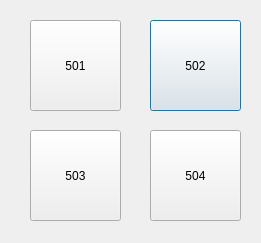
<?xml version="1.0" encoding="UTF-8"?>
<ui version="4.0">
 <class>avalible_room</class>
 <widget class="QDialog" name="avalible_room">
  <property name="geometry">
   <rect>
    <x>0</x>
    <y>0</y>
    <width>261</width>
    <height>243</height>
   </rect>
  </property>
  <property name="windowTitle">
   <string>Dialog</string>
  </property>
  <widget class="QPushButton" name="pushButton_2">
   <property name="geometry">
    <rect>
     <x>150</x>
     <y>20</y>
     <width>91</width>
     <height>91</height>
    </rect>
   </property>
   <property name="text">
    <string>502</string>
   </property>
  </widget>
  <widget class="QPushButton" name="pushButton_3">
   <property name="geometry">
    <rect>
     <x>30</x>
     <y>130</y>
     <width>91</width>
     <height>91</height>
    </rect>
   </property>
   <property name="text">
    <string>503</string>
   </property>
  </widget>
  <widget class="QPushButton" name="pushButton_5">
   <property name="geometry">
    <rect>
     <x>150</x>
     <y>130</y>
     <width>91</width>
     <height>91</height>
    </rect>
   </property>
   <property name="text">
    <string>504</string>
   </property>
  </widget>
  <widget class="QPushButton" name="pushButton">
   <property name="geometry">
    <rect>
     <x>30</x>
     <y>20</y>
     <width>91</width>
     <height>91</height>
    </rect>
   </property>
   <property name="text">
    <string>501</string>
   </property>
  </widget>
 </widget>
 <resources/>
 <connections/>
</ui>
